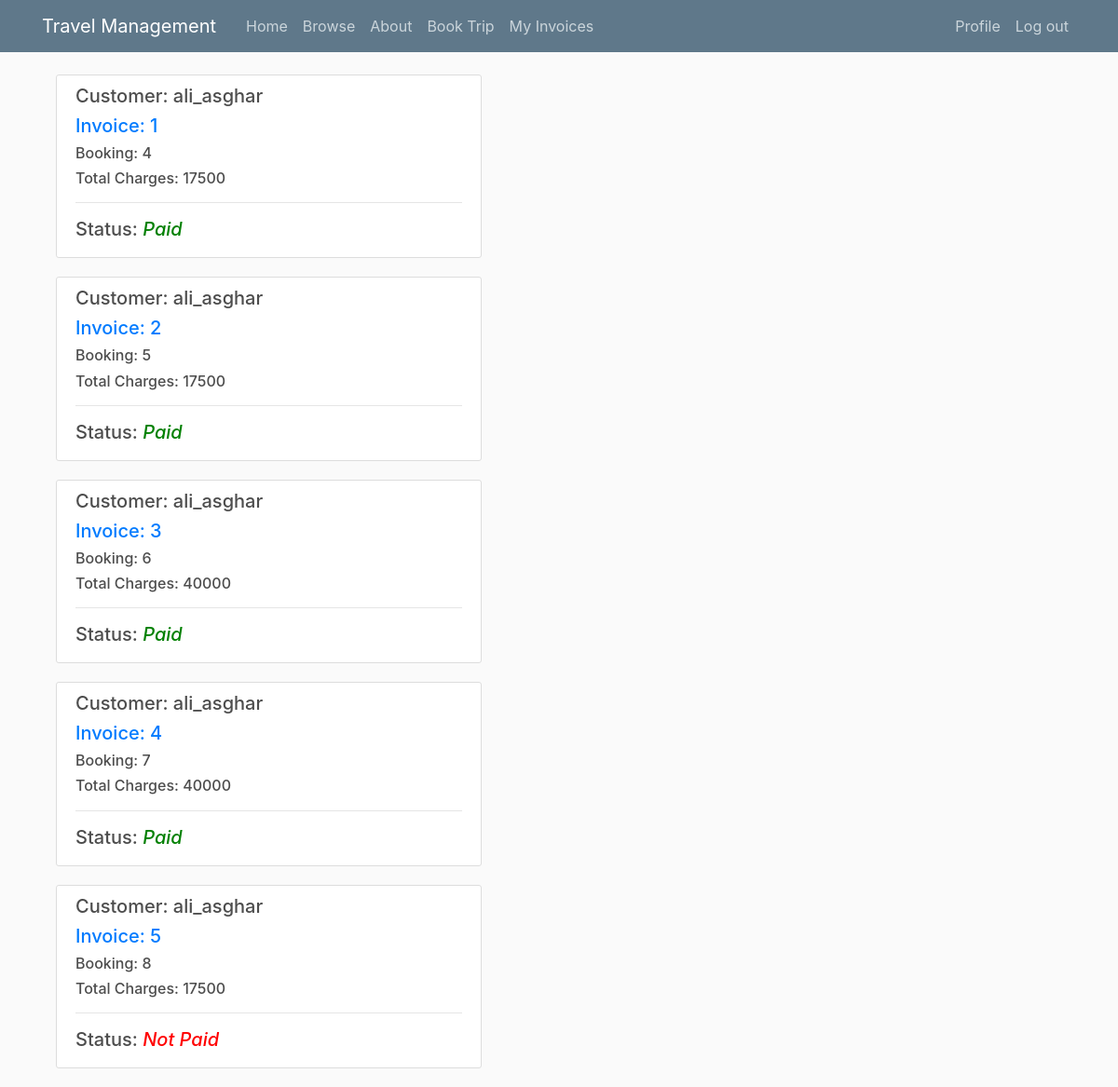
/invoices (signed in), run on an earlier commit of the app's database.
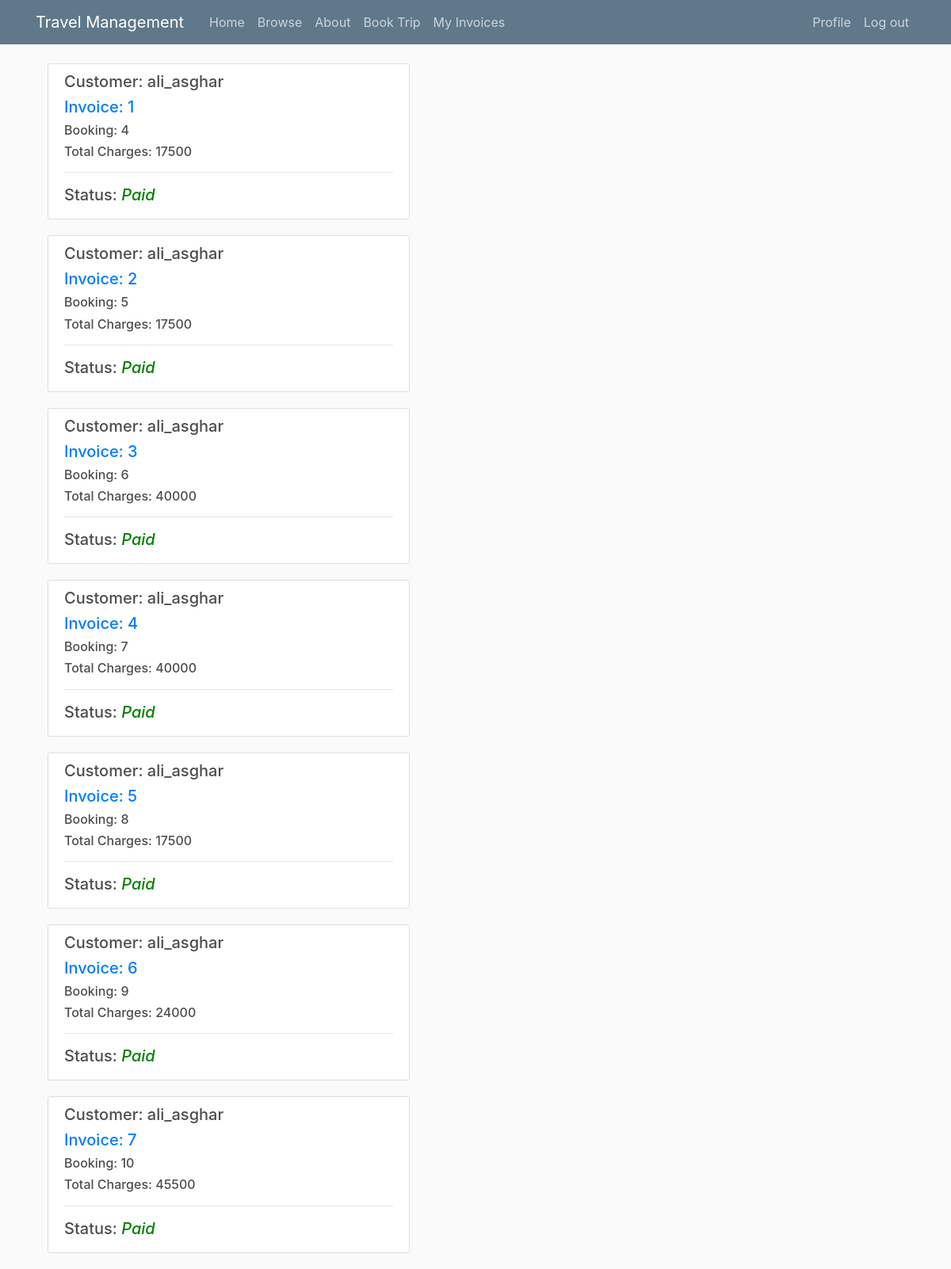
And on a later commit of the database.
### agency/models.py (models this page shows, shortened)
class INVOICE(models.Model):
    booking = models.OneToOneField(BOOKING,on_delete=models.PROTECT)
    total_charges = models.PositiveIntegerField()
    status = models.BooleanField(default = False)
    paid_amount = models.PositiveIntegerField(default = 0)
    balance = models.PositiveIntegerField(default= 0)

class BOOKING(models.Model):
    trip = models.OneToOneField(TRIP,on_delete=models.PROTECT)
    allocated_car = models.ForeignKey(CAR,null=True,on_delete=models.PROTECT)
    allocated_hotel = models.ForeignKey(HOTEL,null=True,on_delete=models.PROTECT)
    customer = models.ForeignKey(User,on_delete=models.PROTECT)
    booking_date = models.DateTimeField()

### agency/views.py (the view)
# urls.py: path('invoices', views.InvoiceView, name='agency-invoice-list'),
@login_required
def InvoiceView(request):
    invoices = agency.invoices.get_invoices(request.user)
    context = {'invoices':invoices}
    return render(request, 'agency/invoice_list.html',context)

### agency/business_logic/invoice_list.py (called while the page is built)
    def get_invoices(self,user):
        if user.is_superuser:
            return INVOICE.objects.all()
        else:
            return INVOICE.objects.filter(booking__customer = user)

### agency/templates/agency/invoice_list.html
{% extends "agency/base.html" %}
{% load static %}
{% block content %}
    {% for object in invoices %}
        <div class="col-md-8">
            <div class = "content-section">
                <h5>Customer: {{ object.booking.customer.username }} </h5>
                <h5><a href="{% url 'invoice-detail' object.id%}">Invoice: {{ object.id }}</a></h5>
                <h6>Booking: {{ object.booking.id }}</h6>
                <h6>Total Charges: {{ object.total_charges }}</h6>
                <hr>
                {% if object.status == True %}
                    <h5>Status: <i style="color:green;"> Paid </i></h5>
                {% else %}
                    <h5>Status: <i style="color:red;"> Not Paid </i></h5>
                {% endif %}
            </div>
        </div>
    {% endfor %}
{% endblock content %}

### agency/templates/agency/base.html (shortened to what this page needs)
{% load static %}
<!DOCTYPE html>
<html lang="en">
<head>
    <link rel="stylesheet" href="https://maxcdn.bootstrapcdn.com/bootstrap/4.0.0/css/bootstrap.min.css">
    <link rel="stylesheet" type="text/css" href="{% static 'agency/main.css' %}">
    <link rel="stylesheet" type="text/css" href="{% static 'agency/temp.css' %}">
</head>
<body>
    <header class="site-header">
        <nav class="navbar navbar-expand-md navbar-dark bg-steel fixed-top">
            <div class="container">
                <a class="navbar-brand mr-4" href="{% url 'agency-home' %}">Travel Management</a>
                <div class="collapse navbar-collapse" id="navbarToggle">
                    <div class="navbar-nav mr-auto">
                        <a class="nav-item nav-link" href="{% url 'agency-home' %}">Home</a>
                        <a class="nav-item nav-link" href="{% url 'agency-browse-fixed-trips' %}">Browse</a>
                        <a class="nav-item nav-link" href="#">About</a>
                        {% if user.is_superuser == False %}
                            <a class="nav-item nav-link" href="{% url 'agency-book-custom-trip' %}">Book Trip</a>
                            {% if user.is_authenticated %}
                                <a class="nav-item nav-link" href="{% url 'agency-invoices-panel' %}">My Invoices</a>
                            {% endif %}
                        {% endif %}
                    </div>
                    <div class="navbar-nav">
                        {% if user.is_authenticated %}
                            <a class="nav-item nav-link" href="{% url 'profile' %}">Profile</a>
                            <a class="nav-item nav-link" href="{% url 'logout' %}">Log out</a>
                        {% else %}
                            <a class="nav-item nav-link" href="{% url 'login' %}">Log in</a>
                            <a class="nav-item nav-link" href="{% url 'register' %}">Register</a>
                        {% endif %}
                    </div>
                </div>
            </div>
        </nav>
      </header>
      <main role="main" class="container">
        <div class="row">
            <div class="col-md-8">
                {% block content %}{% endblock %}
            </div>
        </div>
      </main>
</body>
</html>

### agency/static/agency/main.css (style rules this page uses)
body { background: #fafafa; color: #333333; margin-top: 5rem; }
h1, h2, h3, h4, h5, h6 { color: #444444; }
.bg-steel { background-color: #5f788a; }
.site-header .navbar-nav .nav-link { color: #cbd5db; }
.content-section { background: #ffffff; padding: 10px 20px; border: 1px solid #dddddd; border-radius: 3px; margin-bottom: 20px; }

### agency/static/agency/temp.css (style rules this page uses)
body { background-color: hsl(0, 0%, 98%); }
h1,h2,h3,h4,h5,h6 { color:hsl(0, 0%, 30%); }

What changed in the data, as far as the page shows it:
changed INVOICE id 5: status "Not Paid" → "Paid"
added INVOICE: booking.customer.username "ali_asghar", id "6", booking.id "9", total_charges "24000", shows "Status:", status "Paid"
added INVOICE: booking.customer.username "ali_asghar", id "7", booking.id "10", total_charges "45500", shows "Status:", status "Paid"
